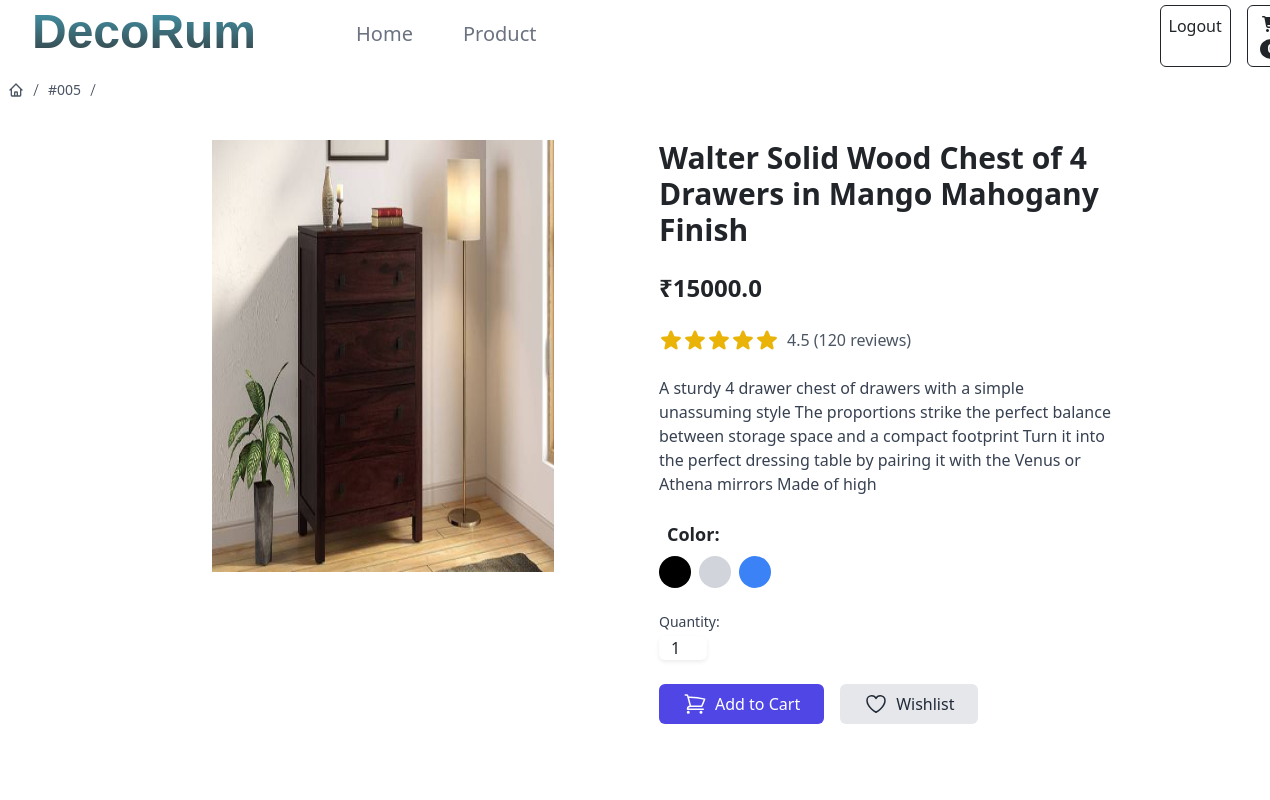
The page /product/145/ on the database its author committed.
### store/models.py (models this page shows, shortened)
class BaseModel(models.Model):
    created_date=models.DateTimeField(auto_now_add=True)
    updated_date=models.DateTimeField(auto_now=True)
    is_active=models.BooleanField(default=True)

class Furniture(BaseModel):
    name = models.CharField(max_length=255, null=True)
    code = models.CharField(max_length=100, null=True)
    category_object=models.ForeignKey(Category,on_delete=models.CASCADE)
    description = models.CharField(max_length=255, null=True)
    price = models.FloatField(null=True)
    picture= models.ImageField(upload_to='images/', null=True)
    color_object=models.ManyToManyField(Colour)
    type_object=models.ForeignKey(Type,on_delete=models.CASCADE)

### store/views.py (the view)
# urls.py: path('product/<int:pk>/',views.ProductDetailview.as_view(),name='product-detail'),
class ProductDetailview(views.View):
    template_name="detail.html"
    def get(self,request,*args,**kwargs):
        id=kwargs.get("pk")
        qs=Furniture.objects.get(id=id)
        return render(request,self.template_name,{"data":qs})

### store/context_processors.py (called while the page is built)
def cart_count_context(request):
    count=0
    if request.user.is_authenticated:
        count=BasketItem.objects.filter(Basket_object=request.user.cart,is_order_placed=False).count()
    return {"item_count":count}

### store/templates/detail.html (shortened to what this page needs)
{% extends 'base.html' %}
{% block main_block %}
<div class="p-2">
    <nav aria-label="Breadcrumb">
        <ol class="flex items-center gap-1 text-sm text-gray-600">
          <li>
            <a href="{% url 'product-list' %}" class="block transition hover:text-gray-700">
            </a>
          </li>
          <li class="rtl:rotate-180">
            <svg
              xmlns="http://www.w3.org/2000/svg"
              fill="none"
              viewBox="0 0 24 24"
              stroke-width="1.5"
              stroke="currentColor"
              class="size-4"
            >
              <path stroke-linecap="round" stroke-linejoin="round" d="m9 20.247 6-16.5" />
            </svg>
          </li>
          <li>
            <a href="#" class="block transition hover:text-gray-700"> {{data.code}} </a>
          </li>
          <li class="rtl:rotate-180">
            <svg
              xmlns="http://www.w3.org/2000/svg"
              fill="none"
              viewBox="0 0 24 24"
              stroke-width="1.5"
              stroke="currentColor"
              class="size-4"
            >
              <path stroke-linecap="round" stroke-linejoin="round" d="m9 20.247 6-16.5" />
            </svg>
          </li>
        </ol>
    </nav>
</div>
<div class="bg-white">
    <div class="container mx-auto px-4 py-8">
      <div class="flex flex-wrap -mx-4">
        <div class="w-full md:w-1/2 px-4 mb-8">
          {% if data.picture %}
          <img src="{{data.picture.url}}" id="mainImage" class="w-3/4 h-3/4 mx-auto">
          {% endif %}
        </div>
        <div class="w-full md:w-1/2 px-4">
          <h2 class="text-3xl font-bold mb-2">{{data.name}}</h2>
          <div class="mb-4">
            <span class="text-2xl font-bold mr-2">₹{{data.price}}</span>
          </div>
          <div class="flex items-center mb-4">
             <span class="ml-2 text-gray-600">4.5 (120 reviews)</span>
          </div>
          <p class="text-gray-700 mb-6">{{data.description}}</p>
          <div class="mb-6">
            <h3 class="text-lg font-semibold mb-2 ml-2">Color:</h3>
            <div class="flex space-x-2">
              <button class="w-8 h-8 bg-black rounded-full focus:outline-none focus:ring-2 focus:ring-offset-2 focus:ring-black"></button>
              <button class="w-8 h-8 bg-gray-300 rounded-full focus:outline-none focus:ring-2 focus:ring-offset-2 focus:ring-gray-300"></button>
              <button class="w-8 h-8 bg-blue-500 rounded-full focus:outline-none focus:ring-2 focus:ring-offset-2 focus:ring-blue-500"></button>
            </div>
          </div>
          <form action="{%url 'addtocart' data.id%}" method="post" class="mb-6">
          <div class="mb-6">
            <label for="quantity" class="block text-sm font-medium text-gray-700 mb-1">Quantity:</label>
            <input type="number" id="quantity" name="quantity" min="1" value="1"
                          class="w-12 text-center rounded-md border-gray-300  shadow-sm focus:border-indigo-300 focus:ring focus:ring-indigo-200 focus:ring-opacity-50">
          </div>
          <div class="flex space-x-4 mb-6 " >
            <button type="submit"
                          class="bg-indigo-600 flex gap-2 items-center text-white px-6 py-2 rounded-md hover:bg-indigo-700 focus:outline-none focus:ring-2 focus:ring-indigo-500 focus:ring-offset-2">
                          Add to Cart
                      </button>
            <button
                          class="bg-gray-200 flex gap-2 items-center  text-gray-800 px-6 py-2 rounded-md hover:bg-gray-300 focus:outline-none focus:ring-2 focus:ring-gray-500 focus:ring-offset-2">
                          Wishlist
                      </button>
          </div>
          </form>
        </div>
      </div>
    </div>
</div>
{% endblock %}

### rows shown on the page
Furniture: code "#005", picture (picture), name "Walter Solid Wood Chest of 4 Drawers in Mango Mahogany Finish", price "15000.0", description "A sturdy 4 drawer chest of drawers with a simple unassuming style The proportions strike the perfect balance between storage space and a compact footprint Turn it into the perfect dressing table by pairing it with the Venus or Athena mirrors Made of high"
